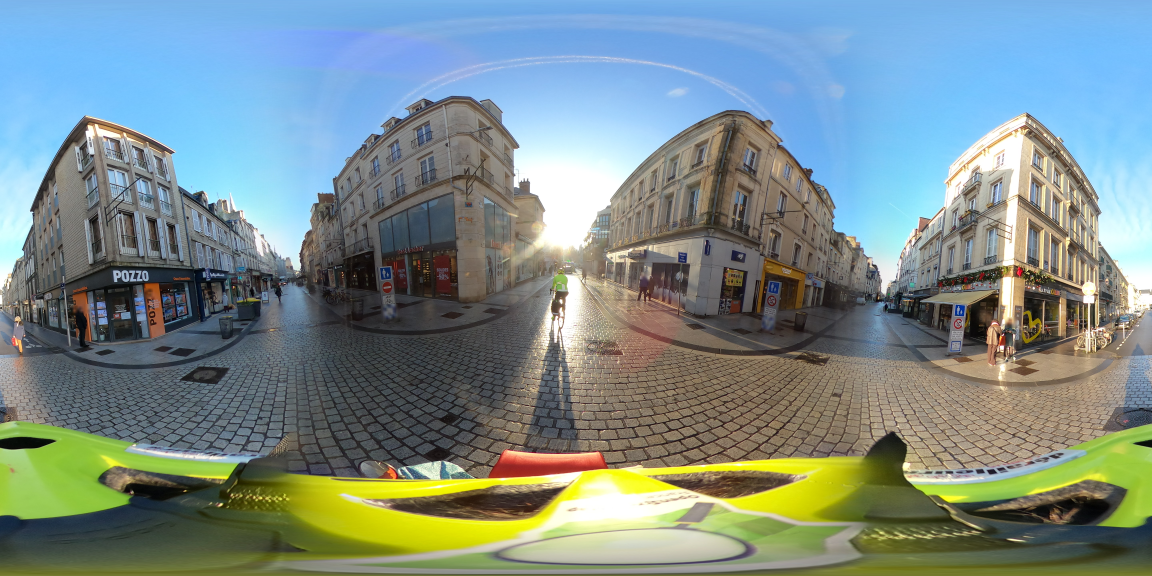
#> input picture Part2_StreetView-Panorama/Streets_in_SVP/svp_to_img/svp/cc6b8656-d52e-42d1-ab10-542588c9f9f0.jpg, 5760 x 2880 px (shown at 1/5 size)
$ jupyter execute svp_to_img.ipynb
#> lines starting #> are read from the running program, lines starting #| are printed output that depends on the picture
[cell 1]
import numpy as np
from PIL import Image
from scipy.ndimage import map_coordinates
import os
from tqdm import tqdm
import matplotlib.pyplot as plt
import shutil

## Functions

[cell 2]
def map_to_sphere(x, y, z, yaw_radian, pitch_radian):


    theta = np.arccos(z / np.sqrt(x ** 2 + y ** 2 + z ** 2))
    phi = np.arctan2(y, x)

    # Apply rotation transformations here
    theta_prime = np.arccos(np.sin(theta) * np.sin(phi) * np.sin(pitch_radian) +
                            np.cos(theta) * np.cos(pitch_radian))

    phi_prime = np.arctan2(np.sin(theta) * np.sin(phi) * np.cos(pitch_radian) -
                           np.cos(theta) * np.sin(pitch_radian),
                           np.sin(theta) * np.cos(phi))
    phi_prime += yaw_radian
    phi_prime = phi_prime % (2 * np.pi)

    return theta_prime.flatten(), phi_prime.flatten()


def interpolate_color(coords, img, method='bilinear'):
    order = {'nearest': 0, 'bilinear': 1, 'bicubic': 3}.get(method, 1)
    red = map_coordinates(img[:, :, 0], coords, order=order, mode='reflect')
    green = map_coordinates(img[:, :, 1], coords, order=order, mode='reflect')
    blue = map_coordinates(img[:, :, 2], coords, order=order, mode='reflect')
    return np.stack((red, green, blue), axis=-1)


def panorama_to_plane(panorama_path, FOV, output_size, yaw, pitch):
    panorama = Image.open(panorama_path).convert('RGB')
    pano_width, pano_height = panorama.size
    pano_array = np.array(panorama)
    yaw_radian = np.radians(yaw)
    pitch_radian = np.radians(pitch)

    W, H = output_size
    f = (0.5 * W) / np.tan(np.radians(FOV) / 2)

    u, v = np.meshgrid(np.arange(W), np.arange(H), indexing='xy')

    x = u - W / 2
    y = H / 2 - v
    z = f

    theta, phi = map_to_sphere(x, y, z, yaw_radian, pitch_radian)

    U = phi * pano_width / (2 * np.pi)
    V = theta * pano_height / np.pi

    U, V = U.flatten(), V.flatten()
    coords = np.vstack((V, U))

    colors = interpolate_color(coords, pano_array)
    output_image = Image.fromarray(colors.reshape((H, W, 3)).astype('uint8'), 'RGB')

    return output_image

## Run

[cell 3]
image_id = "cc6b8656-d52e-42d1-ab10-542588c9f9f0"
panorama_path = f"svp/{image_id}.jpg"

output_dir = f"out2_{image_id}"
if os.path.exists(output_dir):
    shutil.rmtree(output_dir)

os.makedirs(output_dir, exist_ok=True)


panorama = Image.open(panorama_path)
#> panorama is the input picture: PIL image 5760x2880 RGB; mean R, G, B 124.1, 141.1, 138.7
pano_width, pano_height = panorama.size
#> pano_width = 5760; pano_height = 2880

plt.figure(figsize=(7,4))
plt.axis("off")
plt.imshow(panorama)


for deg in tqdm(np.arange(0, 360, 5)):
    output_image = panorama_to_plane(panorama_path, 80, (600, 600), deg, 90)
#> in panorama_to_plane, `output_image = Image.fromarray(colors.reshape((H, W, 3)).astype('uint8..`:
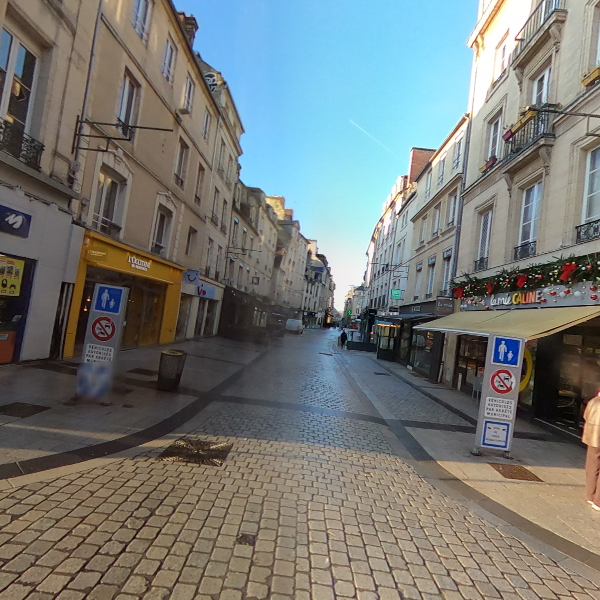
#> output_image: PIL image 600x600 RGB; mean R, G, B 117.7, 120.8, 117.7
    filename = f"img_{image_id}_{int(deg)}.png"
    filepath = os.path.join(output_dir, filename)
    output_image.save(filepath)
